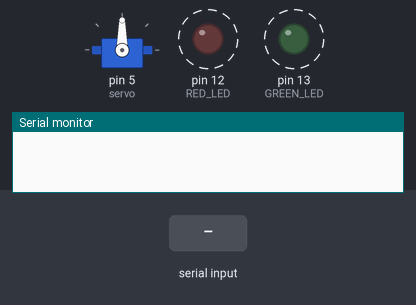
The sketch below on a simulated Arduino Uno, built with avr-gcc and run on an emulated ATmega328P. On the bench: servo, output pins drawn as LEDs (lit = HIGH), the last lines printed to the serial monitor. Dashed ring = blinking. Inputs (shaded band) come from the test bench.

Above: at 1.2 s.
1.3 s: "a\n" received over Serial
At 2.5 s:
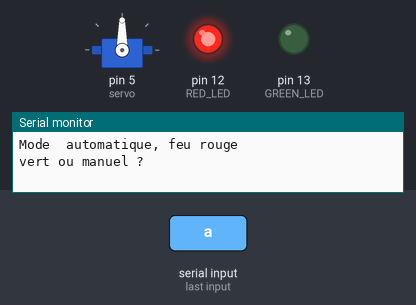
2.8 s: "vert\n" received over Serial
At 4.0 s:
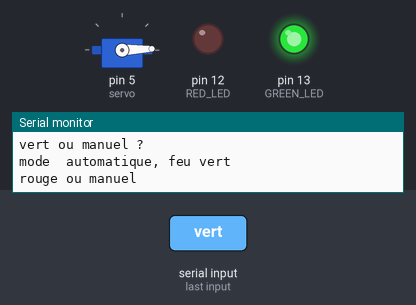
4.3 s: "1\n" received over Serial
At 4.62 s:
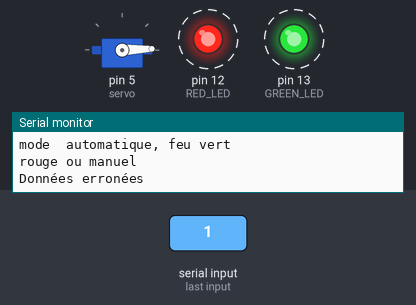
Timing chart, 0 to 13.3 s (numbered marks = the images above; inputs shaded):
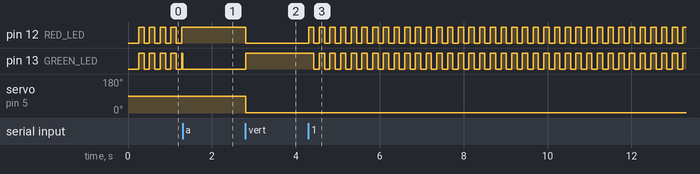

The sketch:

13.ino
```cpp
#include <Servo.h>

// helper.h
void print(String);
void print();
void print(long);
String input(String toPrint="");
String input();
void blinkTwoLed();
// helper.h end

// main.h
const unsigned int BOUTON = 2;
const unsigned int RED_LED = 12;
const unsigned int GREEN_LED = 13;
// main.h end

// LevelCrossingGate.h
class LevelCrossingGate
{
  private:
    unsigned char position;
    unsigned char minimum;
    unsigned char maximum;
    unsigned char middle;
    Servo *servo;

  public:
    LevelCrossingGate();
    void open();
    void close();
};
// LevelCrossingGate.h end

// Mode.h
class Mode
{
  public:
    virtual void invoke() = 0;
    virtual void update() = 0;
};
// Mode.h end

// App.h
typedef enum {
  failure, automatic, manual
} ModeName;

class App
{
  private:
    Mode *modes[ModeName::manual + 1];
    ModeName currentMode;
    LevelCrossingGate *gate;
  public:
    App();
    void update();
    LevelCrossingGate *getGate();
    void setCurrentMode(ModeName);
    Mode *getMode(ModeName);
};

// App.h end

// FailureMode.h
class FailureMode : public Mode
{
  private:
    App *app;
    unsigned long lastExecutedMillis;
  public:
    FailureMode(App*);
    void invoke();
    void update();
    void blinkTwoLed();
};
// FailureMode.h end

// AutomaticMode.h

typedef enum {
  redLight, greenLight
} AutomaticModeName;

class AutomaticMode: public Mode
{
  private:
    App *app;
    Mode *modes[AutomaticModeName::greenLight + 1];
    AutomaticModeName currentMode;
  public:
    AutomaticMode(App*);
    void invoke();
    void update();
    void setCurrentMode(AutomaticModeName);
};
// AutomaticMode.h end

// ManualMode.h

typedef enum {
  manualRedLight, manualGreenLight
} ManualModeName;

class ManualMode : public Mode
{
  private:
    App *app;
    Mode *modes[ManualModeName::manualGreenLight + 1];
    ManualModeName currentMode;
  public:
    ManualMode(App*);
    void invoke();
    void update();
    void setCurrentMode(ManualModeName);
};
// ManualMode.h end

// AutomaticRedMode.h

class AutomaticRedMode: public Mode {
  private:
    App *app;
  public:
    AutomaticRedMode(App*);
    void invoke();
    void update();
};
// AutomaticRedMode.h end

// AutomaticGreenMode.h
class AutomaticGreenMode: public Mode {
  private:
    App *app;
  public:
    AutomaticGreenMode(App*);
    void invoke();
    void update();
};
// AutomaticGreenMode.h end

// ManualRedMode.h

class ManualRedMode: public Mode {
  private:
    App *app;
  public:
    ManualRedMode(App*);
    void invoke();
    void update();

};

// ManualRedMode.h end

// ManualGreenMode.h

class ManualGreenMode: public Mode {
  private:
    App *app;
  public:
    ManualGreenMode(App*);
    void invoke();
    void update();
};

// ManualGreenMode.h end

// LevelCrossingGate.cpp
LevelCrossingGate::LevelCrossingGate() {
  this->minimum = 2;
  this->maximum = 178;
  this->middle = 90;
  this->servo = new Servo();
  this->servo->attach(5);
}
void LevelCrossingGate::open() {
  if (this->position == this->minimum) {
    return;
  }
  this->position = this->minimum;
  this->servo->write(this->position);
}
void LevelCrossingGate::close() {
  if (this->position == this->middle) {
    return;
  }
  this->position = this->middle;
  this->servo->write(this->position);
}
// LevelCrossingGate.cpp end

// FailureMode.cpp
FailureMode::FailureMode(App *app)
{
  this->app = app;
  lastExecutedMillis = 0;
}

void FailureMode::invoke() {
  // print("invokeFailureMode");
  LevelCrossingGate *gate = this->app->getGate();
  gate->open();
}

void FailureMode::update() {
  this->blinkTwoLed();
  if (Serial.available() == 0) {
    return;
  }
  String answer = Serial.readStringUntil('\n');
  if (answer == "a") {
    this->app->setCurrentMode(automatic);
    return;
  }
  print("Signal invalide");
}

void FailureMode::blinkTwoLed() {
  unsigned long currentMillis = millis();
  unsigned char resetInterval = 255;
  unsigned char changeInterval = 127;
  if (currentMillis - this->lastExecutedMillis >= resetInterval) {
    this->lastExecutedMillis = currentMillis;
    digitalWrite(RED_LED, true);
    digitalWrite(GREEN_LED, true);
  } else if (currentMillis - this->lastExecutedMillis >= changeInterval) {
    digitalWrite(RED_LED, false);
    digitalWrite(GREEN_LED, false);
  }
}

// FailureMode.cpp end

// AutomaticMode.cpp

AutomaticMode::AutomaticMode(App *app)
{
  this->app = app;
  this->modes[redLight] = new AutomaticRedMode(this->app);
  this->modes[greenLight] = new AutomaticGreenMode(this->app);
}

void AutomaticMode::invoke() {
  // print("invokeAutomaticMode");
  this->setCurrentMode(redLight);
}

void AutomaticMode::update() {
  this->modes[currentMode]->update();
}

void AutomaticMode::setCurrentMode(AutomaticModeName mode) {
  this->currentMode = mode;
  this->modes[currentMode]->invoke();
}

// AutomaticMode.cpp end

// ManualMode.cpp

ManualMode::ManualMode(App *app) {
  this->app = app;
  this->modes[manualRedLight] = new ManualRedMode(this->app);
  this->modes[manualGreenLight] = new ManualGreenMode(this->app);
}

void ManualMode::invoke() {
  // print("mode manuel");
  this->setCurrentMode(manualRedLight);
}

void ManualMode::update() {
  this->modes[currentMode]->update();
}

void ManualMode::setCurrentMode(ManualModeName mode) {
  this->currentMode = mode;
  this->modes[currentMode]->invoke();
}

// ManualMode.cpp end

// App.cpp
App::App() {
  // print("App");
  gate = new LevelCrossingGate();
  modes[failure] = new FailureMode(this);
  modes[automatic] = new AutomaticMode(this);
  modes[manual] = new ManualMode(this);
  currentMode = failure;
  pinMode(BOUTON, INPUT);
  pinMode(RED_LED, OUTPUT);
  pinMode(GREEN_LED, OUTPUT);
  Serial.begin(9600);
  print();
}
void App::update() {
  modes[currentMode]->update();
}
LevelCrossingGate *App::getGate() {
  return this->gate;
}
void App::setCurrentMode(ModeName mode) {
  this->currentMode = mode;
  this->modes[currentMode]->invoke();
}
Mode *App::getMode(ModeName mode) {
  return this->modes[mode];
}
// App.cpp end

// main.cpp

App *app;

void setup() {
  // print("setup");
  app = new App;
  // print("setup end");
}

void loop() {
  app->update();
}

void allumeLed(bool etatBouton) {
  if (etatBouton) {
    digitalWrite(RED_LED, HIGH);
    digitalWrite(GREEN_LED, LOW);
  }
  else {
    digitalWrite(RED_LED, LOW);
    digitalWrite(GREEN_LED, HIGH);
  }
}
// main.cpp end

// helper.cpp

void print(String toPrint="") {
  Serial.println(toPrint);
}

void print() {
  Serial.println("");
}

void print(long numberToPrint) {
  Serial.println(String(numberToPrint));
}


String input() {
  input("");
}

String input(String toPrint="") {
  print(toPrint);
  while (Serial.available() == 0) {}
  return Serial.readStringUntil('\n');
}

// helper.cpp end

// AutomaticRedMode.cpp

AutomaticRedMode::AutomaticRedMode(App *app) {
  this->app = app;
}

void AutomaticRedMode::invoke() {
  print("Mode  automatique, feu rouge");
  digitalWrite(GREEN_LED, false);
  digitalWrite(RED_LED, true);
  this->app->getGate()->close();
  print("vert ou manuel ?");
}

void AutomaticRedMode::update() {
  if (Serial.available() == 0) {
    return;
  }
  String answer = Serial.readStringUntil('\n');
  if (answer == "vert") {
    AutomaticMode *automaticMode = this->app->getMode(automatic);
    automaticMode->setCurrentMode(greenLight);
    return;
  }
  if (answer == "manuel") {
    this->app->setCurrentMode(manual);
    return;
  }
  print("Données erronées");
  this->app->setCurrentMode(failure);
}

// AutomaticRedMode.cpp end

// AutomaticGreenMode.cpp

AutomaticGreenMode::AutomaticGreenMode(App *app) {
  this->app = app;
}

void AutomaticGreenMode::invoke() {
  print("mode  automatique, feu vert");
  digitalWrite(RED_LED, false);
  digitalWrite(GREEN_LED, true);
  this->app->getGate()->open();
  print("rouge ou manuel");
}

void AutomaticGreenMode::update() {
  if (Serial.available() == 0) {
    return;
  }
  String answer = Serial.readStringUntil('\n');
  if (answer == "rouge") {
    AutomaticMode *automaticMode = this->app->getMode(automatic);
    automaticMode->setCurrentMode(redLight);
    return;
  }
  if (answer == "manuel") {
    this->app->setCurrentMode(manual);
    return;
  }
  print("Données erronées");
  this->app->setCurrentMode(failure);
}

// AutomaticGreenMode.cpp end

// ManualRedMode.cpp

ManualRedMode::ManualRedMode (App *app) {
  this->app = app;
}

void ManualRedMode::invoke() {
  digitalWrite(GREEN_LED, false);
  digitalWrite(RED_LED, true);
  this->app->getGate()->close();
  print("mode manuel, feu rouge");
}

void ManualRedMode::update() {
  bool signalBouton = digitalRead(BOUTON);
  bool isButtonPress = !signalBouton;

  if (isButtonPress) {
    // print("Le bouton est présé");
    ManualMode *manualMode = this->app->getMode(manual);
    manualMode->setCurrentMode(manualGreenLight);
    return;
  }
  if (Serial.available() == 0) {
    return;
  }
  String answer = Serial.readStringUntil('\n');
  if (answer == "a") {
    this->app->setCurrentMode(automatic);
    return;
  }
  print("Données erronées");
    this->app->setCurrentMode(failure);

}

// ManualRedMode.cpp end

// ManualGreenMode.cpp

ManualGreenMode::ManualGreenMode(App *app) {
  this->app = app;
}

void ManualGreenMode::invoke() {
  print("mode manuel, feu vert");
  digitalWrite(RED_LED, false);
  digitalWrite(GREEN_LED, true);
  this->app->getGate()->open();
  // TODO test below
  delay(10 * 1000);
  ManualMode *manualMode = this->app->getMode(manual);
  manualMode->setCurrentMode(manualRedLight);
}

void ManualGreenMode::update() {
  // no update
}

// ManualGreenMode.cpp end
```

Measured:
- after the input at 1.3 s, pin 12 (RED_LED): stops changing and stays HIGH
- after the input at 2.8 s, pin 12 (RED_LED): HIGH → LOW at once; pin 13 (GREEN_LED): LOW → HIGH at once; servo on pin 5 (servo): 90° → 2° at once
- after the input at 4.3 s, pin 12 (RED_LED): alternates HIGH for 0.13 s and LOW for 0.13 s, starting at once; pin 13 (GREEN_LED): alternates HIGH for 0.13 s and LOW for 0.13 s, starting after 0.13 s
- by itself, pin 12 (RED_LED): alternates HIGH for 0.13 s and LOW for 0.13 s
